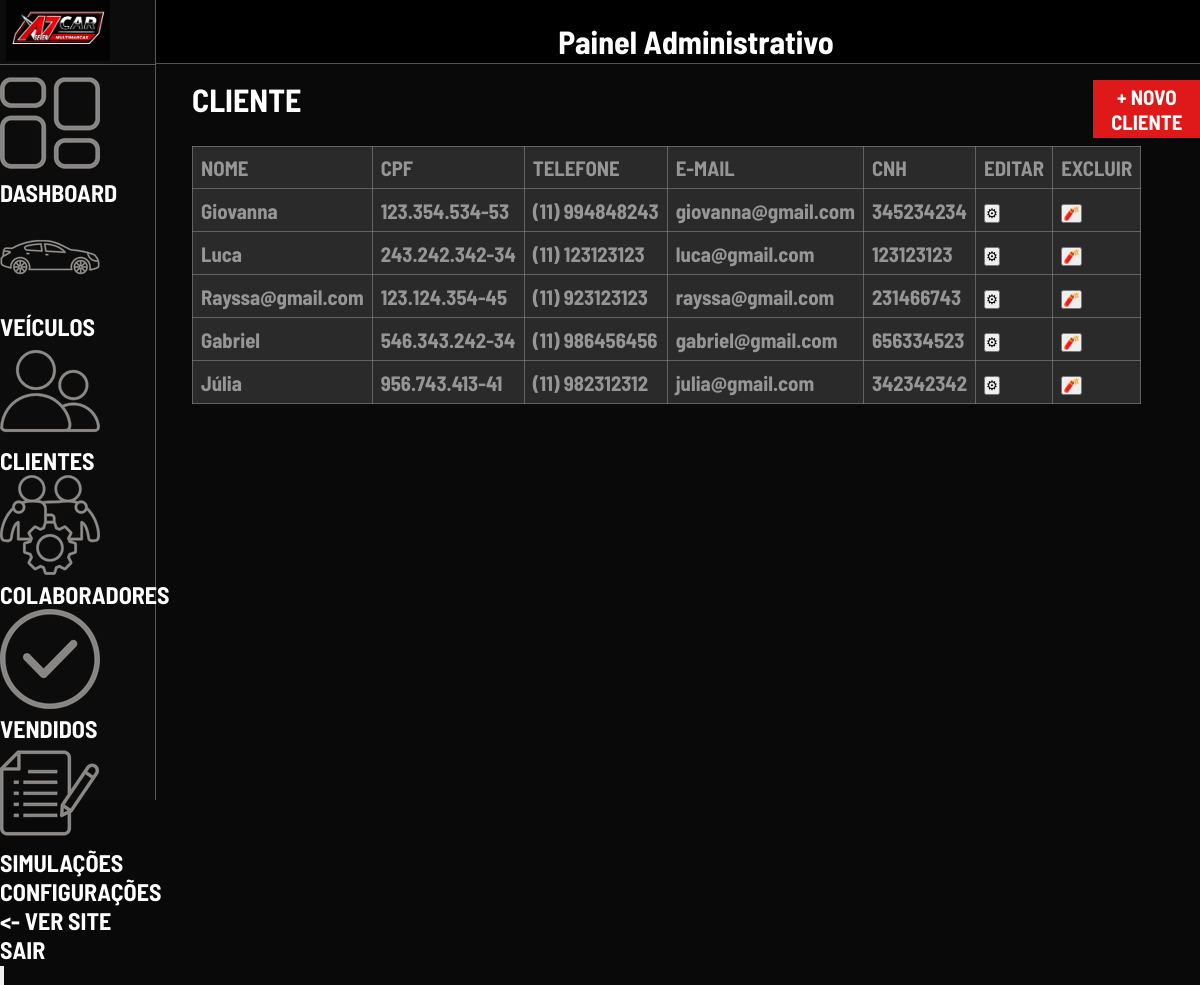
Before: /php/admin/Clientes.php (signed in) with the older database file.
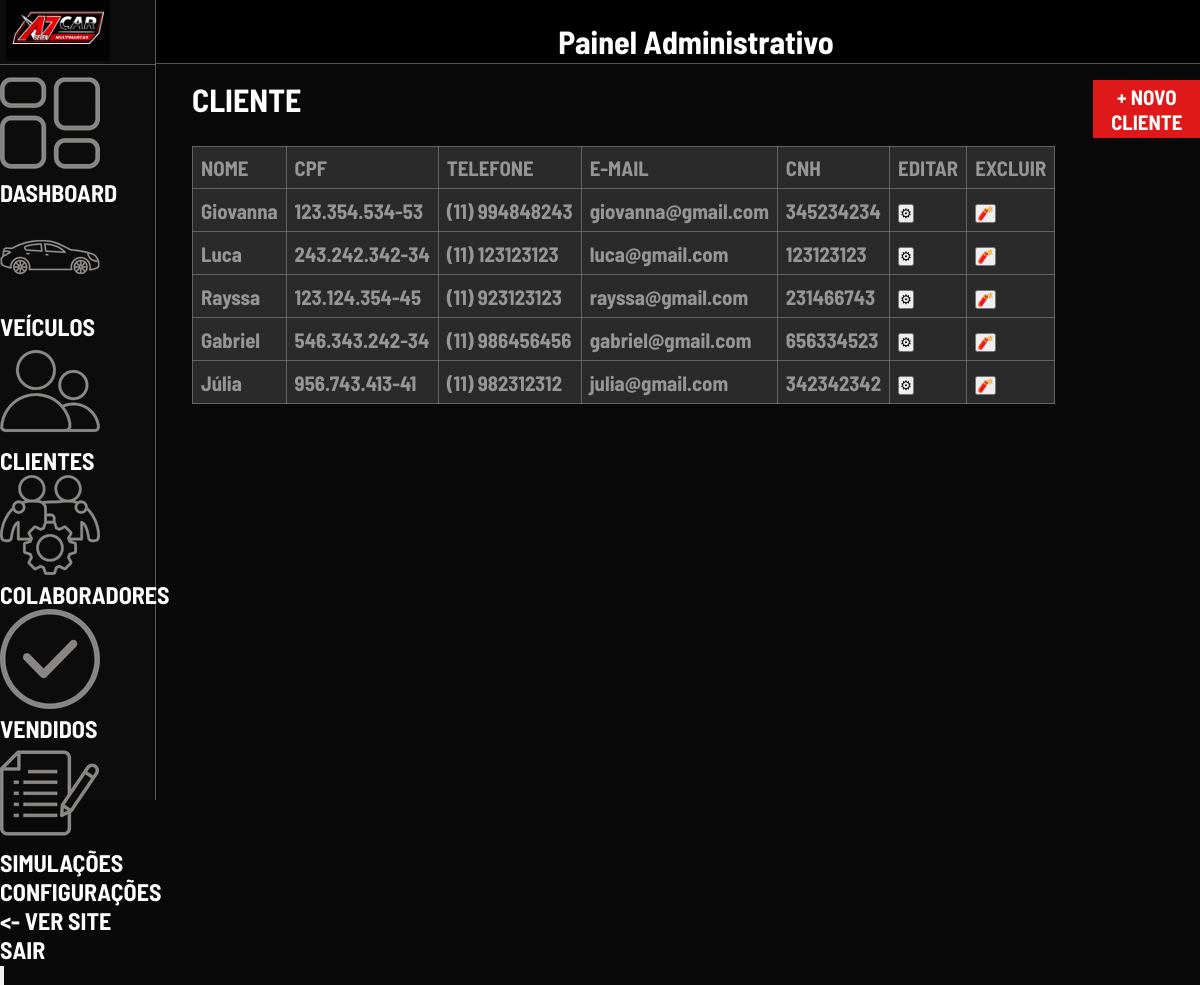
After: the same page with the newer database file.
### tables this page shows
CREATE TABLE IF NOT EXISTS `cliente` (
  `id_cli` int NOT NULL AUTO_INCREMENT,
  `nome_cli` varchar(255) NOT NULL,
  `email_cli` varchar(255) NOT NULL,
  `telefone_cli` varchar(15) NOT NULL,
  `cpf_cli` varchar(14) NOT NULL,
  `cnh_cli` varchar(11) NOT NULL,
  PRIMARY KEY (`id_cli`),
  UNIQUE KEY `email_cli` (`email_cli`),
  UNIQUE KEY `cpf_cli` (`cpf_cli`),
  UNIQUE KEY `cnh_cli` (`cnh_cli`)
);

### php/admin/Clientes.php (the view, shortened to what this page needs)
<!DOCTYPE html>
<html lang="pt">
<head>
    <link rel="stylesheet" href="../../css/adimin.css">
    <link rel="stylesheet" href="../../css/ADMclientes.css">
</head>
<body>
    <?php include __DIR__ . "/_Aside.php";
    ?>
            <div id="meio">
                <div id="titulo">
                <h1>CLIENTE</h1>
                <button class="btn" onclick="window.location.href='Cadastrar/NovoCliente.php'"> + NOVO CLIENTE</button>
                </div>
            <div id="CE">
                <table>
                <tr>
                    <td>NOME</td>
                    <td>CPF</td>
                    <td>TELEFONE</td>
                    <td>E-MAIL</td>
                    <td>CNH</td>
                    <td>EDITAR</td>
                    <td>EXCLUIR</td>
                </tr>
                <?php
                include_once "../salvar/Conexao.php";
                $stmt = $sql->prepare("SELECT * FROM cliente ");
                $stmt->execute();
                $result = $stmt->get_result();
                while($row = $result->fetch_assoc()){
                    echo "
                    <tr>
                        <td>".htmlspecialchars($row['nome_cli'], ENT_QUOTES, 'UTF-8')."</td>
                        <td>".htmlspecialchars($row['cpf_cli'])."</td>
                        <td>".htmlspecialchars($row['telefone_cli'])."</td>
                        <td>".htmlspecialchars($row['email_cli'], ENT_QUOTES, 'UTF-8')."</td>
                        <td>".htmlspecialchars($row['cnh_cli'])."</td>
                        <td>
                            <button onclick=\"location.href='../salvar/Editar/EditarCliente.php?id=".htmlspecialchars($row['id_cli'])."'\">⚙</button>
                        </td>
                        <td>
                            <button onclick=\"return confirm('Tem certeza que deseja excluir este cliente?') ? location.href='../salvar/Excluir/ExcluirCliente.php?id=".$row['id_cli']."' : false;\">🧨</button>
                        </td>
                    </tr>";
                }
                ?>
                </table>
            </div>
        </div>
</body>

Changed rows visible on the page:
changed cliente "rayssa@gmail.com": nome_cli "Rayssa@gmail.com" → "Rayssa"
